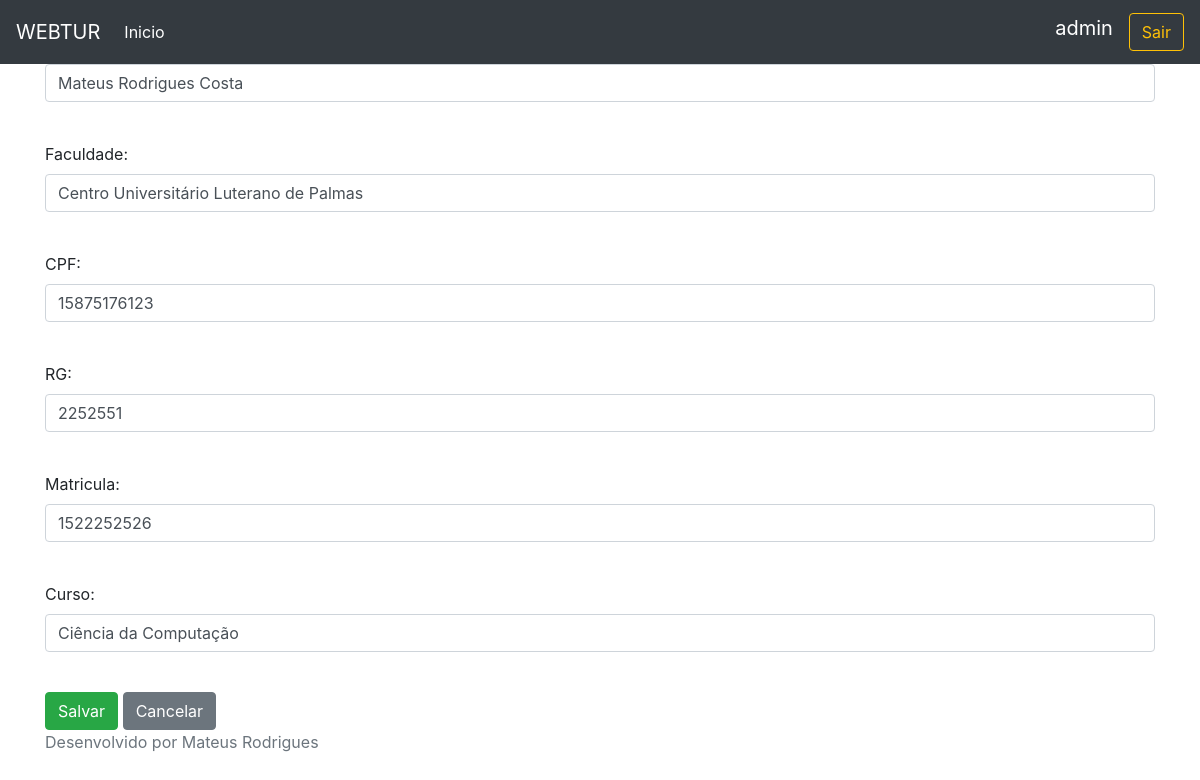
The app's page /estudante/editar/1/ (signed in) with its own data.
### website/models.py (models this page shows, shortened)
class Estudante(models.Model):
    nome = models.CharField(max_length=255)
    matricula = models.CharField(max_length=255)
    cpf = models.CharField(max_length=14,null=False,blank=False)
    rg = models.CharField(max_length=14,null=False,blank=False)
    curso = models.CharField(max_length=255,null=False,blank=False)
    faculdade = models.CharField(max_length=255,null=False,blank=False)
    class Meta:
        ordering = ['nome','faculdade']
        verbose_name = 'estudante'

### website/views.py (the view)
# urls.py: path('estudante/editar/<int:id>/',editarEstudante,name="editar_estudante"),
@login_required
def editarEstudante(request,id):
    estudante= Estudante.objects.get(pk=id)
    return render(request,"add_estudante.html",context={'estudante':estudante})

### website/templates/add_estudante.html (shortened to what this page needs)
{% extends 'base.html' %}
{% block conteudo %}
<mat-card>
    <mat-card-header><h5 class="text-center">Dados do Estudante</h5></mat-card-header>
</mat-card>
<form action="/estudante/salvar" method="post">
    <div class='form-group'>
        <label>Nome:</label>
        <input  class ='form-control' id = 'nome' name='nome' type="text" placeholder="Nome:" value='{{estudante.nome}}' required></input>
    </div>
    <br/>
    <div class='form-group'>
        <label>Faculdade:</label>
        <input class= 'form-control' id = 'faculdade' name='faculdade' type="text" placeholder="Faculdade:" value='{{estudante.faculdade}}'required></input>
    </div>
    <br/>
    <div class='form-group'>
        <label>CPF:</label>
        <input class= 'form-control' id = 'cpf' name='cpf' type="text" placeholder="CPF:" value='{{estudante.cpf}}'required></input>
    </div>
    <br/>
    <div class='form-group'>
        <label>RG:</label>
        <input class= 'form-control' id = 'rg' name='rg' type="text" placeholder="RG:" value='{{estudante.rg}}' required></input>
    </div>
    <br/>
    <div class='form-group'>
        <label>Matricula:</label>
        <input class= 'form-control' id = 'matricula' name='matricula' type="text" placeholder="Matricula:" value='{{estudante.matricula}}' required></input>
    </div>
    <br/>
    <div class='form-group'>
        <label>Curso:</label>
        <input class= 'form-control' id = 'curso' name='curso' type="text" placeholder="Curso:" value='{{estudante.curso}}' required></input>
    </div>
    <br/>
    <button type="submit" class="btn btn-success" role="button">Salvar</button>
    <a href="/estudante" class="btn btn-secondary"> Cancelar</a>
</form>
{% endblock %}

### website/templates/base.html (shortened to what this page needs)
<!doctype html>
<html lang="en">
  <head>
    <link rel="stylesheet" href="https://maxcdn.bootstrapcdn.com/bootstrap/4.0.0/css/bootstrap.min.css">
    <link rel="stylesheet" href="https://getbootstrap.com/docs/4.0/examples/sticky-footer-navbar/sticky-footer-navbar.css" />
  </head>
  <body>
    <header>
      <nav class="navbar navbar-expand-md navbar-dark fixed-top bg-dark">
        <a class="navbar-brand" href="#">
          WEBTUR
        </a>
        <div class="collapse navbar-collapse" id="navbarCollapse">
          <ul class="navbar-nav mr-auto">
            <li class="nav-item">
              <a class="nav-link" href="/index"><font color='#fff'>Inicio</font></a>
            </li>
            </ul>
            <label class="navbar-brand">{{request.user}}</label>
	          <a class="btn btn-outline-warning my-2 my-sm-0" href="/">Sair</a>
        </div>
      </nav>
    </header>
    <main role="main" class="container">
        {% block conteudo %}
        {% endblock %}
    </main>
    <footer class="footer">
      <div class="container">
        <span class="text-muted">Desenvolvido por Mateus Rodrigues</span>
      </div>
    </footer>
  </body>
</html>

### records on screen
Estudante: nome "Mateus Rodrigues Costa", faculdade "Centro Universitário Luterano de Palmas", cpf "15875176123", rg "2252551", matricula "1522252526", curso "Ciência da Computação"

### other values on screen
{{ request.user }} "admin"
